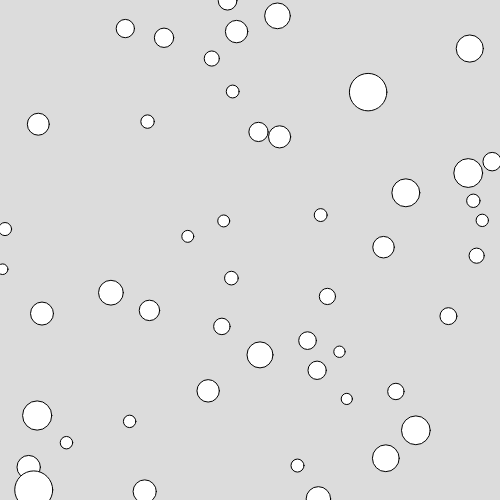
Frame 1 (no input)
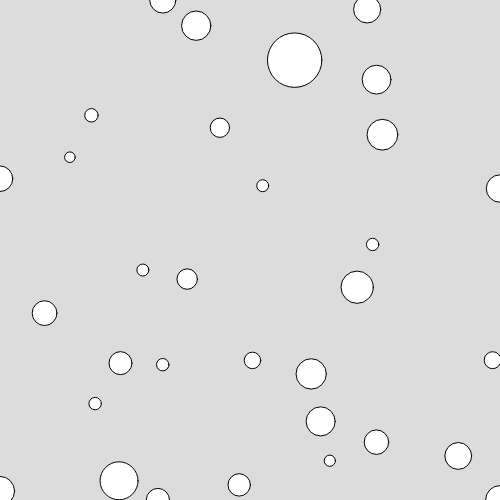
Frame 60 (no input)
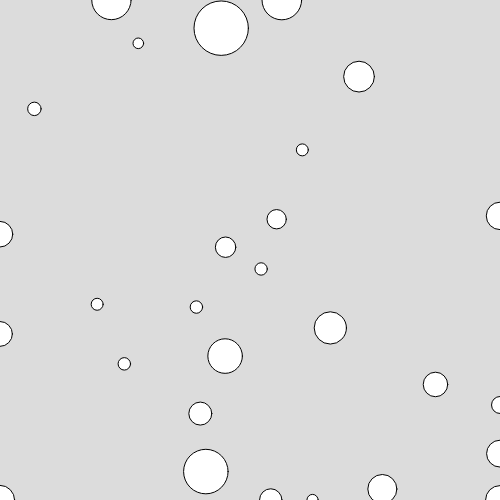
Frame 120 (the mouse pressed at the canvas centre since frame 60)

The p5.js sketch that drew these frames (run headless with seeded random() and noise() and a simulated clock; from frame 60 on, the mouse is pressed at the canvas centre):

// p5.js sketch
// ── sketch.js
let dots = [];
const initialDots = 50;

class Dot {
  constructor(x, y, size) {
    this.x = x;
    this.y = y;
    this.size = size;
    this.vx = random(-2, 2);
    this.vy = random(-2, 2);
  }

  move() {
    this.x += this.vx;
    this.y += this.vy;
    this.x = constrain(this.x, 0, width);
    this.y = constrain(this.y, 0, height);
  }

  display() {
    ellipse(this.x, this.y, this.size);
  }

  checkCollision(other) {
    let d = dist(this.x, this.y, other.x, other.y);
    if (d < (this.size + other.size) / 2) {
      return true;
    }
    return false;
  }

  absorb(other) {
    let totalArea = PI * this.size * this.size + PI * other.size * other.size;
    this.size = sqrt(totalArea / PI);
  }
}

function setup() {
  createCanvas(500, 500);
  for (let i = 0; i < initialDots; i++) {
    dots.push(new Dot(random(width), random(height), random(10, 30)));
  }
}

function draw() {
  background(220);

  for (let i = dots.length - 1; i >= 0; i--) {
    dots[i].move();
    dots[i].display();

    for (let j = dots.length - 1; j >= 0; j--) {
      if (i !== j && dots[i].checkCollision(dots[j])) {
        if (dots[i].size >= dots[j].size) {
          dots[i].absorb(dots[j]);
          dots.splice(j, 1);
        } else {
          dots[j].absorb(dots[i]);
          dots.splice(i, 1);
          break;
        }
      }
    }
  }
}
